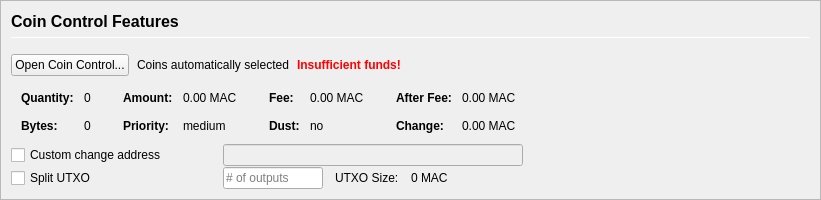
         <widget class="QFrame" name="frameCoinControl">
          <property name="sizePolicy">
           <sizepolicy hsizetype="Expanding" vsizetype="Expanding">
            <horstretch>0</horstretch>
            <verstretch>0</verstretch>
           </sizepolicy>
          </property>
          <property name="maximumSize">
           <size>
            <width>16777215</width>
            <height>16777215</height>
           </size>
          </property>
          <property name="frameShape">
           <enum>QFrame::StyledPanel</enum>
          </property>
          <property name="frameShadow">
           <enum>QFrame::Sunken</enum>
          </property>
          <layout class="QVBoxLayout" name="verticalLayoutCoinControl2">
           <property name="spacing">
            <number>0</number>
           </property>
           <property name="leftMargin">
            <number>0</number>
           </property>
           <property name="topMargin">
            <number>0</number>
           </property>
           <property name="rightMargin">
            <number>0</number>
           </property>
           <property name="bottomMargin">
            <number>0</number>
           </property>
           <item>
            <widget class="QFrame" name="frameCoinControl_BG">
             <layout class="QVBoxLayout" name="verticalLayoutCoinControl" stretch="0,0,0,0,0,0">
              <property name="spacing">
               <number>1</number>
              </property>
              <property name="leftMargin">
               <number>10</number>
              </property>
              <property name="topMargin">
               <number>10</number>
              </property>
              <item>
               <layout class="QHBoxLayout" name="horizontalLayoutCoinControl1">
                <property name="bottomMargin">
                 <number>15</number>
                </property>
                <item>
                 <layout class="QVBoxLayout" name="verticalLayout_3">
                  <property name="spacing">
                   <number>6</number>
                  </property>
                  <item>
                   <widget class="QLabel" name="labelCoinControlFeatures">
                    <property name="sizePolicy">
                     <sizepolicy hsizetype="Preferred" vsizetype="Maximum">
                      <horstretch>0</horstretch>
                      <verstretch>0</verstretch>
                     </sizepolicy>
                    </property>
                    <property name="minimumSize">
                     <size>
                      <width>0</width>
                      <height>20</height>
                     </size>
                    </property>
                    <property name="font">
                     <font>
                      <pointsize>12</pointsize>
                      <weight>75</weight>
                      <bold>true</bold>
                     </font>
                    </property>
                    <property name="styleSheet">
                     <string notr="true">font-weight:bold;</string>
                    </property>
                    <property name="text">
                     <string>Coin Control Features</string>
                    </property>
                   </widget>
                  </item>
                  <item>
                   <widget class="Line" name="line">
                    <property name="minimumSize">
                     <size>
                      <width>0</width>
                      <height>1</height>
                     </size>
                    </property>
                    <property name="maximumSize">
                     <size>
                      <width>16777215</width>
                      <height>1</height>
                     </size>
                    </property>
                    <property name="orientation">
                     <enum>Qt::Horizontal</enum>
                    </property>
                   </widget>
                  </item>
                 </layout>
                </item>
               </layout>
              </item>
              <item>
               <layout class="QHBoxLayout" name="horizontalLayoutCoinControl2" stretch="0,0,0,0">
                <property name="spacing">
                 <number>8</number>
                </property>
                <property name="bottomMargin">
                 <number>10</number>
                </property>
                <item>
                 <widget class="QPushButton" name="pushButtonCoinControl">
                  <property name="styleSheet">
                   <string notr="true"/>
                  </property>
                  <property name="text">
                   <string>Open Coin Control...</string>
                  </property>
                  <property name="autoDefault">
                   <bool>false</bool>
                  </property>
                 </widget>
                </item>
                <item>
                 <widget class="QLabel" name="labelCoinControlAutomaticallySelected">
                  <property name="text">
                   <string>Coins automatically selected</string>
                  </property>
                  <property name="margin">
                   <number>5</number>
                  </property>
                 </widget>
                </item>
                <item>
                 <widget class="QLabel" name="labelCoinControlInsuffFunds">
                  <property name="font">
                   <font>
                    <weight>75</weight>
                    <bold>true</bold>
                   </font>
                  </property>
                  <property name="styleSheet">
                   <string notr="true">color:red;font-weight:bold;</string>
                  </property>
                  <property name="text">
                   <string>Insufficient funds!</string>
                  </property>
                  <property name="margin">
                   <number>5</number>
                  </property>
                 </widget>
                </item>
                <item>
                 <spacer name="horizontalSpacerCoinControl">
                  <property name="orientation">
                   <enum>Qt::Horizontal</enum>
                  </property>
                  <property name="sizeHint" stdset="0">
                   <size>
                    <width>40</width>
                    <height>1</height>
                   </size>
                  </property>
                 </spacer>
                </item>
               </layout>
              </item>
              <item>
               <widget class="QWidget" name="widgetCoinControl" native="true">
                <property name="sizePolicy">
                 <sizepolicy hsizetype="Preferred" vsizetype="Preferred">
                  <horstretch>0</horstretch>
                  <verstretch>0</verstretch>
                 </sizepolicy>
                </property>
                <property name="minimumSize">
                 <size>
                  <width>0</width>
                  <height>0</height>
                 </size>
                </property>
                <property name="styleSheet">
                 <string notr="true"/>
                </property>
                <layout class="QHBoxLayout" name="horizontalLayoutCoinControl5">
                 <property name="leftMargin">
                  <number>0</number>
                 </property>
                 <property name="topMargin">
                  <number>0</number>
                 </property>
                 <property name="rightMargin">
                  <number>0</number>
                 </property>
                 <property name="bottomMargin">
                  <number>0</number>
                 </property>
                 <item>
                  <layout class="QHBoxLayout" name="horizontalLayoutCoinControl3" stretch="0,0,0,1">
                   <property name="spacing">
                    <number>20</number>
                   </property>
                   <property name="topMargin">
                    <number>0</number>
                   </property>
                   <property name="bottomMargin">
                    <number>10</number>
                   </property>
                   <item>
                    <layout class="QFormLayout" name="formLayoutCoinControl1">
                     <property name="horizontalSpacing">
                      <number>10</number>
                     </property>
                     <property name="verticalSpacing">
                      <number>14</number>
                     </property>
                     <property name="leftMargin">
                      <number>10</number>
                     </property>
                     <property name="topMargin">
                      <number>4</number>
                     </property>
                     <property name="rightMargin">
                      <number>6</number>
                     </property>
                     <item row="0" column="0">
                      <widget class="QLabel" name="labelCoinControlQuantityText">
                       <property name="font">
                        <font>
                         <weight>75</weight>
                         <bold>true</bold>
                        </font>
                       </property>
                       <property name="text">
                        <string>Quantity:</string>
                       </property>
                       <property name="margin">
                        <number>0</number>
                       </property>
                      </widget>
                     </item>
                     <item row="0" column="1">
                      <widget class="QLabel" name="labelCoinControlQuantity">
                       <property name="cursor">
                        <cursorShape>IBeamCursor</cursorShape>
                       </property>
                       <property name="contextMenuPolicy">
                        <enum>Qt::ActionsContextMenu</enum>
                       </property>
                       <property name="text">
                        <string notr="true">0</string>
                       </property>
                       <property name="margin">
                        <number>0</number>
                       </property>
                       <property name="textInteractionFlags">
                        <set>Qt::LinksAccessibleByMouse|Qt::TextSelectableByKeyboard|Qt::TextSelectableByMouse</set>
                       </property>
                      </widget>
                     </item>
                     <item row="1" column="0">
                      <widget class="QLabel" name="labelCoinControlBytesText">
                       <property name="font">
                        <font>
                         <weight>75</weight>
                         <bold>true</bold>
                        </font>
                       </property>
                       <property name="text">
                        <string>Bytes:</string>
                       </property>
                      </widget>
                     </item>
                     <item row="1" column="1">
                      <widget class="QLabel" name="labelCoinControlBytes">
                       <property name="cursor">
                        <cursorShape>IBeamCursor</cursorShape>
                       </property>
                       <property name="contextMenuPolicy">
                        <enum>Qt::ActionsContextMenu</enum>
                       </property>
                       <property name="text">
                        <string notr="true">0</string>
                       </property>
                       <property name="textInteractionFlags">
                        <set>Qt::LinksAccessibleByMouse|Qt::TextSelectableByKeyboard|Qt::TextSelectableByMouse</set>
                       </property>
                      </widget>
                     </item>
                    </layout>
                   </item>
                   <item>
                    <layout class="QFormLayout" name="formLayoutCoinControl2">
                     <property name="horizontalSpacing">
                      <number>10</number>
                     </property>
                     <property name="verticalSpacing">
                      <number>14</number>
                     </property>
                     <property name="leftMargin">
                      <number>6</number>
                     </property>
                     <property name="topMargin">
                      <number>4</number>
                     </property>
                     <property name="rightMargin">
                      <number>6</number>
                     </property>
                     <item row="0" column="0">
                      <widget class="QLabel" name="labelCoinControlAmountText">
                       <property name="font">
                        <font>
                         <weight>75</weight>
                         <bold>true</bold>
                        </font>
                       </property>
                       <property name="text">
                        <string>Amount:</string>
                       </property>
                       <property name="margin">
                        <number>0</number>
                       </property>
                      </widget>
                     </item>
                     <item row="0" column="1">
                      <widget class="QLabel" name="labelCoinControlAmount">
                       <property name="cursor">
                        <cursorShape>IBeamCursor</cursorShape>
                       </property>
                       <property name="contextMenuPolicy">
                        <enum>Qt::ActionsContextMenu</enum>
                       </property>
                       <property name="text">
                        <string notr="true">0.00 MAC</string>
                       </property>
                       <property name="textInteractionFlags">
                        <set>Qt::LinksAccessibleByMouse|Qt::TextSelectableByKeyboard|Qt::TextSelectableByMouse</set>
                       </property>
                      </widget>
                     </item>
                     <item row="1" column="0">
                      <widget class="QLabel" name="labelCoinControlPriorityText">
                       <property name="font">
                        <font>
                         <weight>75</weight>
                         <bold>true</bold>
                        </font>
                       </property>
                       <property name="text">
                        <string>Priority:</string>
                       </property>
                      </widget>
                     </item>
                     <item row="1" column="1">
                      <widget class="QLabel" name="labelCoinControlPriority">
                       <property name="cursor">
                        <cursorShape>IBeamCursor</cursorShape>
                       </property>
                       <property name="contextMenuPolicy">
                        <enum>Qt::ActionsContextMenu</enum>
                       </property>
                       <property name="text">
                        <string>medium</string>
                       </property>
                       <property name="textInteractionFlags">
                        <set>Qt::LinksAccessibleByMouse|Qt::TextSelectableByKeyboard|Qt::TextSelectableByMouse</set>
                       </property>
                      </widget>
                     </item>
                    </layout>
                   </item>
                   <item>
                    <layout class="QFormLayout" name="formLayoutCoinControl3">
                     <property name="horizontalSpacing">
                      <number>10</number>
                     </property>
                     <property name="verticalSpacing">
                      <number>14</number>
                     </property>
                     <property name="leftMargin">
                      <number>6</number>
                     </property>
                     <property name="topMargin">
                      <number>4</number>
                     </property>
                     <property name="rightMargin">
                      <number>6</number>
                     </property>
                     <item row="0" column="0">
                      <widget class="QLabel" name="labelCoinControlFeeText">
                       <property name="font">
                        <font>
                         <weight>75</weight>
                         <bold>true</bold>
                        </font>
                       </property>
                       <property name="text">
                        <string>Fee:</string>
                       </property>
                       <property name="margin">
                        <number>0</number>
                       </property>
                      </widget>
                     </item>
                     <item row="0" column="1">
                      <widget class="QLabel" name="labelCoinControlFee">
                       <property name="cursor">
                        <cursorShape>IBeamCursor</cursorShape>
                       </property>
                       <property name="contextMenuPolicy">
                        <enum>Qt::ActionsContextMenu</enum>
                       </property>
                       <property name="text">
                        <string notr="true">0.00 MAC</string>
                       </property>
                       <property name="textInteractionFlags">
                        <set>Qt::LinksAccessibleByMouse|Qt::TextSelectableByKeyboard|Qt::TextSelectableByMouse</set>
                       </property>
                      </widget>
                     </item>
                     <item row="1" column="0">
                      <widget class="QLabel" name="labelCoinControlLowOutputText">
                       <property name="font">
                        <font>
                         <weight>75</weight>
                         <bold>true</bold>
                        </font>
                       </property>
                       <property name="text">
                        <string>Dust:</string>
                       </property>
                      </widget>
                     </item>
                     <item row="1" column="1">
                      <widget class="QLabel" name="labelCoinControlLowOutput">
                       <property name="cursor">
                        <cursorShape>IBeamCursor</cursorShape>
                       </property>
                       <property name="contextMenuPolicy">
                        <enum>Qt::ActionsContextMenu</enum>
                       </property>
                       <property name="text">
                        <string>no</string>
                       </property>
                       <property name="textInteractionFlags">
                        <set>Qt::LinksAccessibleByMouse|Qt::TextSelectableByKeyboard|Qt::TextSelectableByMouse</set>
                       </property>
                      </widget>
                     </item>
                    </layout>
                   </item>
                   <item>
                    <layout class="QFormLayout" name="formLayoutCoinControl4">
                     <property name="horizontalSpacing">
                      <number>10</number>
                     </property>
                     <property name="verticalSpacing">
                      <number>14</number>
                     </property>
                     <property name="leftMargin">
                      <number>6</number>
                     </property>
                     <property name="topMargin">
                      <number>4</number>
                     </property>
                     <property name="rightMargin">
                      <number>6</number>
                     </property>
                     <item row="0" column="0">
                      <widget class="QLabel" name="labelCoinControlAfterFeeText">
                       <property name="font">
                        <font>
                         <weight>75</weight>
                         <bold>true</bold>
                        </font>
                       </property>
                       <property name="text">
                        <string>After Fee:</string>
                       </property>
                       <property name="margin">
                        <number>0</number>
                       </property>
                      </widget>
                     </item>
                     <item row="0" column="1">
                      <widget class="QLabel" name="labelCoinControlAfterFee">
                       <property name="cursor">
                        <cursorShape>IBeamCursor</cursorShape>
                       </property>
                       <property name="contextMenuPolicy">
                        <enum>Qt::ActionsContextMenu</enum>
                       </property>
                       <property name="text">
                        <string notr="true">0.00 MAC</string>
                       </property>
                       <property name="textInteractionFlags">
                        <set>Qt::LinksAccessibleByMouse|Qt::TextSelectableByKeyboard|Qt::TextSelectableByMouse</set>
                       </property>
                      </widget>
                     </item>
                     <item row="1" column="0">
                      <widget class="QLabel" name="labelCoinControlChangeText">
                       <property name="font">
                        <font>
                         <weight>75</weight>
                         <bold>true</bold>
                        </font>
                       </property>
                       <property name="text">
                        <string>Change:</string>
                       </property>
                      </widget>
                     </item>
                     <item row="1" column="1">
                      <widget class="QLabel" name="labelCoinControlChange">
                       <property name="cursor">
                        <cursorShape>IBeamCursor</cursorShape>
                       </property>
                       <property name="contextMenuPolicy">
                        <enum>Qt::ActionsContextMenu</enum>
                       </property>
                       <property name="text">
                        <string notr="true">0.00 MAC</string>
                       </property>
                       <property name="textInteractionFlags">
                        <set>Qt::LinksAccessibleByMouse|Qt::TextSelectableByKeyboard|Qt::TextSelectableByMouse</set>
                       </property>
                      </widget>
                     </item>
                    </layout>
                   </item>
                  </layout>
                 </item>
                </layout>
               </widget>
              </item>
              <item>
               <layout class="QHBoxLayout" name="horizontalLayoutCoinControl4">
                <property name="spacing">
                 <number>12</number>
                </property>
                <property name="sizeConstraint">
                 <enum>QLayout::SetDefaultConstraint</enum>
                </property>
                <property name="topMargin">
                 <number>0</number>
                </property>
                <property name="rightMargin">
                 <number>0</number>
                </property>
                <item>
                 <widget class="QCheckBox" name="checkBoxCoinControlChange">
                  <property name="sizePolicy">
                   <sizepolicy hsizetype="Preferred" vsizetype="Preferred">
                    <horstretch>0</horstretch>
                    <verstretch>0</verstretch>
                   </sizepolicy>
                  </property>
                  <property name="minimumSize">
                   <size>
                    <width>200</width>
                    <height>0</height>
                   </size>
                  </property>
                  <property name="maximumSize">
                   <size>
                    <width>200</width>
                    <height>16777215</height>
                   </size>
                  </property>
                  <property name="toolTip">
                   <string>If this is activated, but the change address is empty or invalid, change will be sent to a newly generated address.</string>
                  </property>
                  <property name="text">
                   <string>Custom change address</string>
                  </property>
                 </widget>
                </item>
                <item>
                 <widget class="QValidatedLineEdit" name="lineEditCoinControlChange">
                  <property name="enabled">
                   <bool>false</bool>
                  </property>
                  <property name="sizePolicy">
                   <sizepolicy hsizetype="Preferred" vsizetype="Preferred">
                    <horstretch>0</horstretch>
                    <verstretch>0</verstretch>
                   </sizepolicy>
                  </property>
                  <property name="minimumSize">
                   <size>
                    <width>300</width>
                    <height>0</height>
                   </size>
                  </property>
                 </widget>
                </item>
                <item>
                 <widget class="QLabel" name="labelCoinControlChangeLabel">
                  <property name="sizePolicy">
                   <sizepolicy hsizetype="Preferred" vsizetype="Preferred">
                    <horstretch>0</horstretch>
                    <verstretch>0</verstretch>
                   </sizepolicy>
                  </property>
                  <property name="minimumSize">
                   <size>
                    <width>100</width>
                    <height>0</height>
                   </size>
                  </property>
                  <property name="text">
                   <string/>
                  </property>
                  <property name="margin">
                   <number>3</number>
                  </property>
                 </widget>
                </item>
               </layout>
              </item>
              <item>
               <layout class="QHBoxLayout" name="horizontalLayoutCoinControl6">
                <property name="spacing">
                 <number>12</number>
                </property>
                <property name="rightMargin">
                 <number>0</number>
                </property>
                <item>
                 <widget class="QCheckBox" name="splitBlockCheckBox">
                  <property name="sizePolicy">
                   <sizepolicy hsizetype="Preferred" vsizetype="Preferred">
                    <horstretch>0</horstretch>
                    <verstretch>0</verstretch>
                   </sizepolicy>
                  </property>
                  <property name="minimumSize">
                   <size>
                    <width>200</width>
                    <height>0</height>
                   </size>
                  </property>
                  <property name="maximumSize">
                   <size>
                    <width>200</width>
                    <height>16777215</height>
                   </size>
                  </property>
                  <property name="text">
                   <string>Split UTXO</string>
                  </property>
                 </widget>
                </item>
                <item>
                 <widget class="QLineEdit" name="splitBlockLineEdit">
                  <property name="sizePolicy">
                   <sizepolicy hsizetype="Preferred" vsizetype="Preferred">
                    <horstretch>50</horstretch>
                    <verstretch>0</verstretch>
                   </sizepolicy>
                  </property>
                  <property name="minimumSize">
                   <size>
                    <width>100</width>
                    <height>0</height>
                   </size>
                  </property>
                  <property name="maximumSize">
                   <size>
                    <width>100</width>
                    <height>16777215</height>
                   </size>
                  </property>
                  <property name="placeholderText">
                   <string># of outputs</string>
                  </property>
                 </widget>
                </item>
                <item>
                 <widget class="QLabel" name="labelBlockSizeText">
                  <property name="text">
                   <string>UTXO Size:</string>
                  </property>
                 </widget>
                </item>
                <item>
                 <widget class="QLabel" name="labelBlockSize">
                  <property name="text">
                   <string>0 MAC</string>
                  </property>
                 </widget>
                </item>
                <item>
                 <spacer name="horizontalSpacer_7">
                  <property name="orientation">
                   <enum>Qt::Horizontal</enum>
                  </property>
                  <property name="sizeHint" stdset="0">
                   <size>
                    <width>40</width>
                    <height>20</height>
                   </size>
                  </property>
                 </spacer>
                </item>
               </layout>
              </item>
              <item>
               <spacer name="verticalSpacerCoinControl">
                <property name="orientation">
                 <enum>Qt::Vertical</enum>
                </property>
                <property name="sizeHint" stdset="0">
                 <size>
                  <width>800</width>
                  <height>1</height>
                 </size>
                </property>
               </spacer>
              </item>
             </layout>
            </widget>
           </item>
          </layout>
         </widget>
